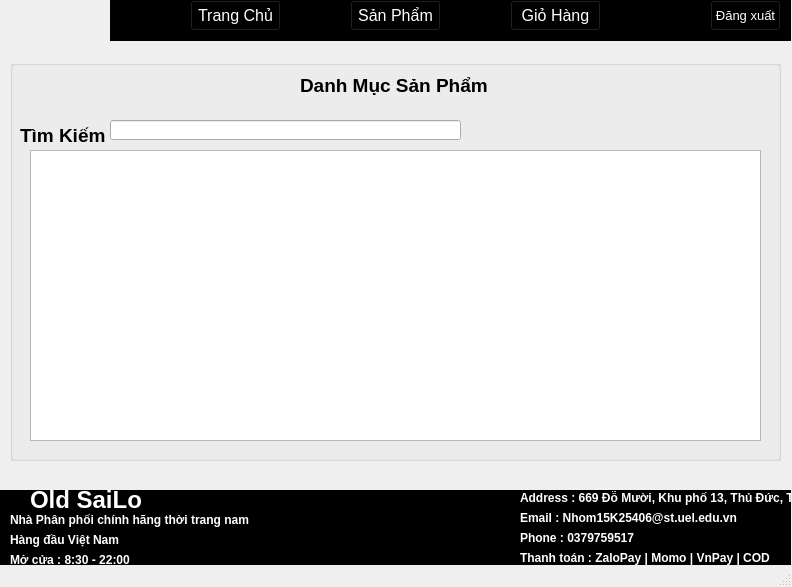
<?xml version="1.0" encoding="UTF-8"?>
<ui version="4.0">
 <class>MainWindow</class>
 <widget class="QMainWindow" name="MainWindow">
  <property name="geometry">
   <rect>
    <x>0</x>
    <y>0</y>
    <width>792</width>
    <height>587</height>
   </rect>
  </property>
  <property name="windowTitle">
   <string>MainWindow</string>
  </property>
  <widget class="QWidget" name="centralwidget">
   <widget class="QLineEdit" name="timkiem">
    <property name="geometry">
     <rect>
      <x>110</x>
      <y>120</y>
      <width>351</width>
      <height>20</height>
     </rect>
    </property>
   </widget>
   <widget class="QLabel" name="label_3">
    <property name="geometry">
     <rect>
      <x>300</x>
      <y>60</y>
      <width>241</width>
      <height>51</height>
     </rect>
    </property>
    <property name="text">
     <string>&lt;html&gt;&lt;head/&gt;&lt;body&gt;&lt;p&gt;&lt;span style=&quot; font-size:14pt; font-weight:600;&quot;&gt;Danh Mục Sản Phẩm&lt;/span&gt;&lt;/p&gt;&lt;/body&gt;&lt;/html&gt;</string>
    </property>
   </widget>
   <widget class="QLabel" name="label_4">
    <property name="geometry">
     <rect>
      <x>20</x>
      <y>110</y>
      <width>141</width>
      <height>51</height>
     </rect>
    </property>
    <property name="text">
     <string>&lt;html&gt;&lt;head/&gt;&lt;body&gt;&lt;p&gt;&lt;span style=&quot; font-size:14pt; font-weight:600;&quot;&gt;Tìm Kiếm&lt;/span&gt;&lt;/p&gt;&lt;/body&gt;&lt;/html&gt;</string>
    </property>
   </widget>
   <widget class="QListWidget" name="bangsanpham">
    <property name="geometry">
     <rect>
      <x>30</x>
      <y>150</y>
      <width>731</width>
      <height>291</height>
     </rect>
    </property>
    <property name="movement">
     <enum>QListView::Static</enum>
    </property>
    <property name="isWrapping" stdset="0">
     <bool>true</bool>
    </property>
    <property name="resizeMode">
     <enum>QListView::Adjust</enum>
    </property>
    <property name="viewMode">
     <enum>QListView::IconMode</enum>
    </property>
    <property name="wordWrap">
     <bool>true</bool>
    </property>
   </widget>
   <widget class="QLabel" name="label_15">
    <property name="geometry">
     <rect>
      <x>10</x>
      <y>510</y>
      <width>281</width>
      <height>21</height>
     </rect>
    </property>
    <property name="text">
     <string>&lt;html&gt;&lt;head/&gt;&lt;body&gt;&lt;p&gt;&lt;span style=&quot; font-weight:600; color:#ffffff;&quot;&gt;Nhà Phân phối chính hãng thời trang nam&lt;/span&gt;&lt;/p&gt;&lt;/body&gt;&lt;/html&gt;</string>
    </property>
   </widget>
   <widget class="QWidget" name="widget" native="true">
    <property name="geometry">
     <rect>
      <x>0</x>
      <y>490</y>
      <width>791</width>
      <height>91</height>
     </rect>
    </property>
    <property name="styleSheet">
     <string notr="true">background-color: rgb(0, 0, 0);</string>
    </property>
    <widget class="QLabel" name="label_28">
     <property name="geometry">
      <rect>
       <x>10</x>
       <y>40</y>
       <width>281</width>
       <height>21</height>
      </rect>
     </property>
     <property name="text">
      <string>&lt;html&gt;&lt;head/&gt;&lt;body&gt;&lt;p&gt;&lt;span style=&quot; font-weight:600; color:#ffffff;&quot;&gt;Hàng đầu Việt Nam&lt;/span&gt;&lt;/p&gt;&lt;/body&gt;&lt;/html&gt;</string>
     </property>
    </widget>
    <widget class="QLabel" name="label_23">
     <property name="geometry">
      <rect>
       <x>520</x>
       <y>0</y>
       <width>381</width>
       <height>16</height>
      </rect>
     </property>
     <property name="text">
      <string>&lt;html&gt;&lt;head/&gt;&lt;body&gt;&lt;p&gt;&lt;span style=&quot; font-weight:600; color:#ffffff;&quot;&gt;Address : 669 Đỗ Mười, Khu phố 13, Thủ Đức, TP.HCM&lt;/span&gt;&lt;/p&gt;&lt;/body&gt;&lt;/html&gt;</string>
     </property>
    </widget>
    <widget class="QLabel" name="label_14">
     <property name="geometry">
      <rect>
       <x>520</x>
       <y>20</y>
       <width>311</width>
       <height>16</height>
      </rect>
     </property>
     <property name="text">
      <string>&lt;html&gt;&lt;head/&gt;&lt;body&gt;&lt;p&gt;&lt;span style=&quot; font-weight:600; color:#ffffff;&quot;&gt;Email : Nhom15K25406@st.uel.edu.vn&lt;/span&gt;&lt;/p&gt;&lt;/body&gt;&lt;/html&gt;</string>
     </property>
    </widget>
    <widget class="QLabel" name="label_27">
     <property name="geometry">
      <rect>
       <x>10</x>
       <y>60</y>
       <width>281</width>
       <height>21</height>
      </rect>
     </property>
     <property name="text">
      <string>&lt;html&gt;&lt;head/&gt;&lt;body&gt;&lt;p&gt;&lt;span style=&quot; font-weight:600; color:#ffffff;&quot;&gt;Mở cửa : 8:30 - 22:00&lt;/span&gt;&lt;/p&gt;&lt;/body&gt;&lt;/html&gt;</string>
     </property>
    </widget>
    <widget class="QLabel" name="label_22">
     <property name="geometry">
      <rect>
       <x>520</x>
       <y>60</y>
       <width>341</width>
       <height>16</height>
      </rect>
     </property>
     <property name="text">
      <string>&lt;html&gt;&lt;head/&gt;&lt;body&gt;&lt;p&gt;&lt;span style=&quot; font-weight:600; color:#ffffff;&quot;&gt;Thanh toán : ZaloPay | Momo | VnPay | COD&lt;/span&gt;&lt;/p&gt;&lt;/body&gt;&lt;/html&gt;</string>
     </property>
    </widget>
    <widget class="QLabel" name="label_17">
     <property name="geometry">
      <rect>
       <x>520</x>
       <y>40</y>
       <width>231</width>
       <height>16</height>
      </rect>
     </property>
     <property name="text">
      <string>&lt;html&gt;&lt;head/&gt;&lt;body&gt;&lt;p&gt;&lt;span style=&quot; font-weight:600; color:#ffffff;&quot;&gt;Phone : 0379759517&lt;/span&gt;&lt;/p&gt;&lt;/body&gt;&lt;/html&gt;</string>
     </property>
    </widget>
    <widget class="QLabel" name="label_13">
     <property name="geometry">
      <rect>
       <x>30</x>
       <y>-10</y>
       <width>111</width>
       <height>41</height>
      </rect>
     </property>
     <property name="text">
      <string>&lt;html&gt;&lt;head/&gt;&lt;body&gt;&lt;p&gt;&lt;span style=&quot; font-size:18pt; font-weight:600; color:#ffffff;&quot;&gt;Old SaiLor&lt;/span&gt;&lt;/p&gt;&lt;/body&gt;&lt;/html&gt;</string>
     </property>
    </widget>
   </widget>
   <widget class="QGroupBox" name="groupBox">
    <property name="geometry">
     <rect>
      <x>10</x>
      <y>60</y>
      <width>771</width>
      <height>401</height>
     </rect>
    </property>
    <property name="title">
     <string/>
    </property>
   </widget>
   <widget class="QWidget" name="widget_2" native="true">
    <property name="geometry">
     <rect>
      <x>110</x>
      <y>0</y>
      <width>681</width>
      <height>41</height>
     </rect>
    </property>
    <property name="styleSheet">
     <string notr="true">background-color: rgb(0, 0, 0);</string>
    </property>
    <widget class="QPushButton" name="trangchu">
     <property name="geometry">
      <rect>
       <x>80</x>
       <y>0</y>
       <width>91</width>
       <height>31</height>
      </rect>
     </property>
     <property name="font">
      <font>
       <pointsize>12</pointsize>
      </font>
     </property>
     <property name="styleSheet">
      <string notr="true">color: rgb(255, 255, 255);
background-color: rgb(0, 0, 0);</string>
     </property>
     <property name="text">
      <string>Trang Chủ</string>
     </property>
    </widget>
    <widget class="QPushButton" name="sanpham">
     <property name="geometry">
      <rect>
       <x>240</x>
       <y>0</y>
       <width>91</width>
       <height>31</height>
      </rect>
     </property>
     <property name="font">
      <font>
       <pointsize>12</pointsize>
      </font>
     </property>
     <property name="styleSheet">
      <string notr="true">color: rgb(255, 255, 255);
background-color: rgb(0, 0, 0);</string>
     </property>
     <property name="text">
      <string>Sản Phẩm</string>
     </property>
    </widget>
    <widget class="QPushButton" name="giohang">
     <property name="geometry">
      <rect>
       <x>400</x>
       <y>0</y>
       <width>91</width>
       <height>31</height>
      </rect>
     </property>
     <property name="font">
      <font>
       <pointsize>12</pointsize>
      </font>
     </property>
     <property name="styleSheet">
      <string notr="true">color: rgb(255, 255, 255);
background-color: rgb(0, 0, 0);</string>
     </property>
     <property name="text">
      <string>Giỏ Hàng</string>
     </property>
    </widget>
   </widget>
   <widget class="QPushButton" name="dangxuat">
    <property name="geometry">
     <rect>
      <x>710</x>
      <y>0</y>
      <width>71</width>
      <height>31</height>
     </rect>
    </property>
    <property name="font">
     <font>
      <pointsize>10</pointsize>
     </font>
    </property>
    <property name="styleSheet">
     <string notr="true">color: rgb(255, 255, 255);
background-color: rgb(0, 0, 0);</string>
    </property>
    <property name="text">
     <string>Đăng xuất</string>
    </property>
   </widget>
   <widget class="QLabel" name="logo">
    <property name="geometry">
     <rect>
      <x>0</x>
      <y>0</y>
      <width>111</width>
      <height>41</height>
     </rect>
    </property>
    <property name="text">
     <string/>
    </property>
    <property name="scaledContents">
     <bool>true</bool>
    </property>
   </widget>
   <zorder>widget_2</zorder>
   <zorder>groupBox</zorder>
   <zorder>widget</zorder>
   <zorder>timkiem</zorder>
   <zorder>label_3</zorder>
   <zorder>label_4</zorder>
   <zorder>bangsanpham</zorder>
   <zorder>label_15</zorder>
   <zorder>dangxuat</zorder>
   <zorder>logo</zorder>
  </widget>
  <widget class="QMenuBar" name="menubar">
   <property name="geometry">
    <rect>
     <x>0</x>
     <y>0</y>
     <width>792</width>
     <height>18</height>
    </rect>
   </property>
  </widget>
  <widget class="QStatusBar" name="statusbar"/>
 </widget>
 <resources/>
 <connections/>
</ui>
